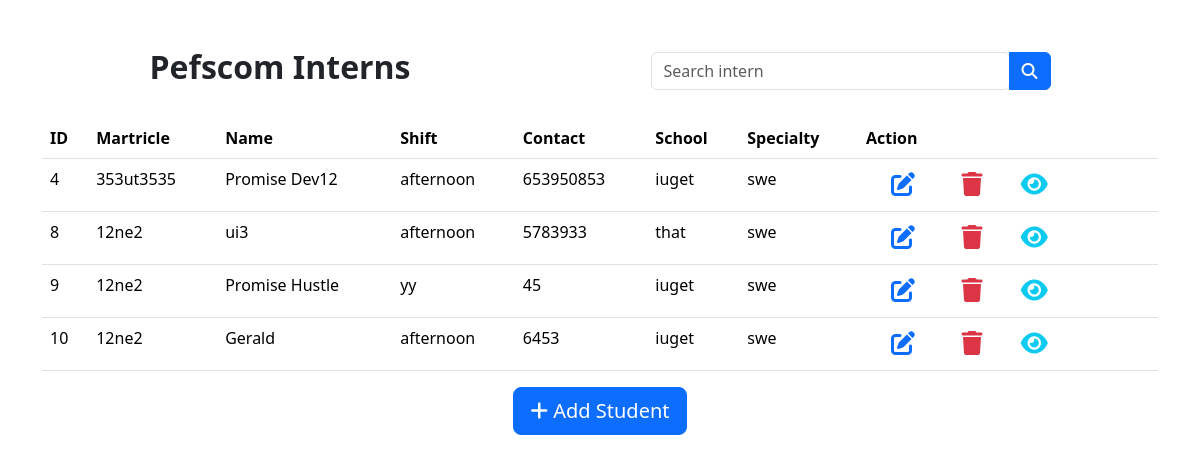
The page /view.php on the database its author committed.
### tables this page shows
CREATE TABLE `intern` (
  `id` int(11) NOT NULL,
  `name` varchar(200) DEFAULT NULL,
  `martricle` varchar(20) DEFAULT NULL,
  `gender` varchar(20) DEFAULT NULL,
  `shift` varchar(20) DEFAULT NULL,
  `dob` varchar(20) DEFAULT NULL,
  `school` varchar(50) DEFAULT NULL,
  `specialty` varchar(20) DEFAULT NULL,
  `region` varchar(20) DEFAULT NULL,
  `contact` varchar(20) DEFAULT NULL,
  `fee` varchar(50) DEFAULT NULL
);

### view.php (the view, shortened to what this page needs)
<?php
include "connect.php";
?>
<!DOCTYPE html>
<html lang="en">
<head>
  <link rel="stylesheet" href="./bootstrap-5.3.3-dist/css/bootstrap.css" />
  <link rel="stylesheet" href="./fontawesome-free-6.5.2-web/css/all.css" />
  <link rel="stylesheet" href="./style.css" />
</head>
<body>
  <div class="container mt-5">
    <header class="mb-4">
      <h2>Pefscom Interns</h2>
      <div class="input-group searc-box">
        <input type="search" class="form-control search-input rounded" placeholder="Search intern" aria-label="Search" aria-describedby="search-addon" />
        <button type="button" class="btn btn-primary" data-mdb-ripple-init>
          <i class="fa-solid fa-magnifying-glass"></i>
        </button>
      </div>
    </header>
    <table class="table table-hover">
      <thead>
        <tr>
          <th scope="col">ID</th>
          <th scope="col">Martricle</th>
          <th scope="col">Name</th>
          <th scope="col">Shift</th>
          <th scope="col">Contact</th>
          <th scope="col">School</th>
          <th scope="col">Specialty</th>
          <th scope="col">Action</th>
        </tr>
      </thead>
      <tbody class="td">
        <?php
        $sql = "SELECT `id`, `name`, `martricle`,  `shift`, `contact`, `school`, `specialty` FROM `intern`;";
        $result = $conn->query($sql);
        if ($result->num_rows > 0) {
          while ($row = $result->fetch_assoc()) {
        ?>
            <tr>
              <td class="id"><?php echo $row['id']; ?></td>
              <td><?php echo $row['martricle']; ?></td>
              <td class="name"><?php echo $row['name']; ?></td>
              <td><?php echo $row['shift']; ?></td>
              <td><?php echo $row['contact']; ?></td>
              <td><?php echo $row['school']; ?></td>
              <td><?php echo $row['specialty']; ?></td>
              <td><a class="btn btn-sm" href="edit.php?id=<?php echo $row['id']; ?>"><i class="fa-solid action text-primary mx-3 fa-pen-to-square"></i></a>
                <a class="btn btn-sm  del-btn" href=""><i class="fa-solid action text-danger fa-trash"></i></a>
                <a class="btn btn-sm " href="studentd_detail.php?id=<?php echo $row['id']; ?>"><i class="fa-solid action text-info mx-3 fa-eye"></i></a>
              </td>
            </tr>
        <?php       }
        }
        ?>
      </tbody>
    </table>
    <div class="text-center">
      <a href="add.php" class="btn btn-primary btn-lg"><i class="fa-solid fa-plus"></i> Add Student</a>
    </div>
  </div>
</body>
</html>

### style.css (style rules this page uses)
header { display: flex; align-items: center; justify-content: center; gap: 0 20vw; }
.searc-box { max-width: 25rem; }
header h2 { font-weight: bolder; }
.action { font-size: 1.5rem; cursor: pointer; }

### rows shown on the page
intern: id "4", martricle "353ut3535", name "Promise Dev12", shift "afternoon", contact "653950853", school "iuget", specialty "swe"
intern: id "8", martricle "12ne2", name "ui3", shift "afternoon", contact "5783933", school "that", specialty "swe"
intern: id "9", martricle "12ne2", name "Promise Hustle", shift "yy", contact "45", school "iuget", specialty "swe"
intern: id "10", martricle "12ne2", name "Gerald", shift "afternoon", contact "6453", school "iuget", specialty "swe"
